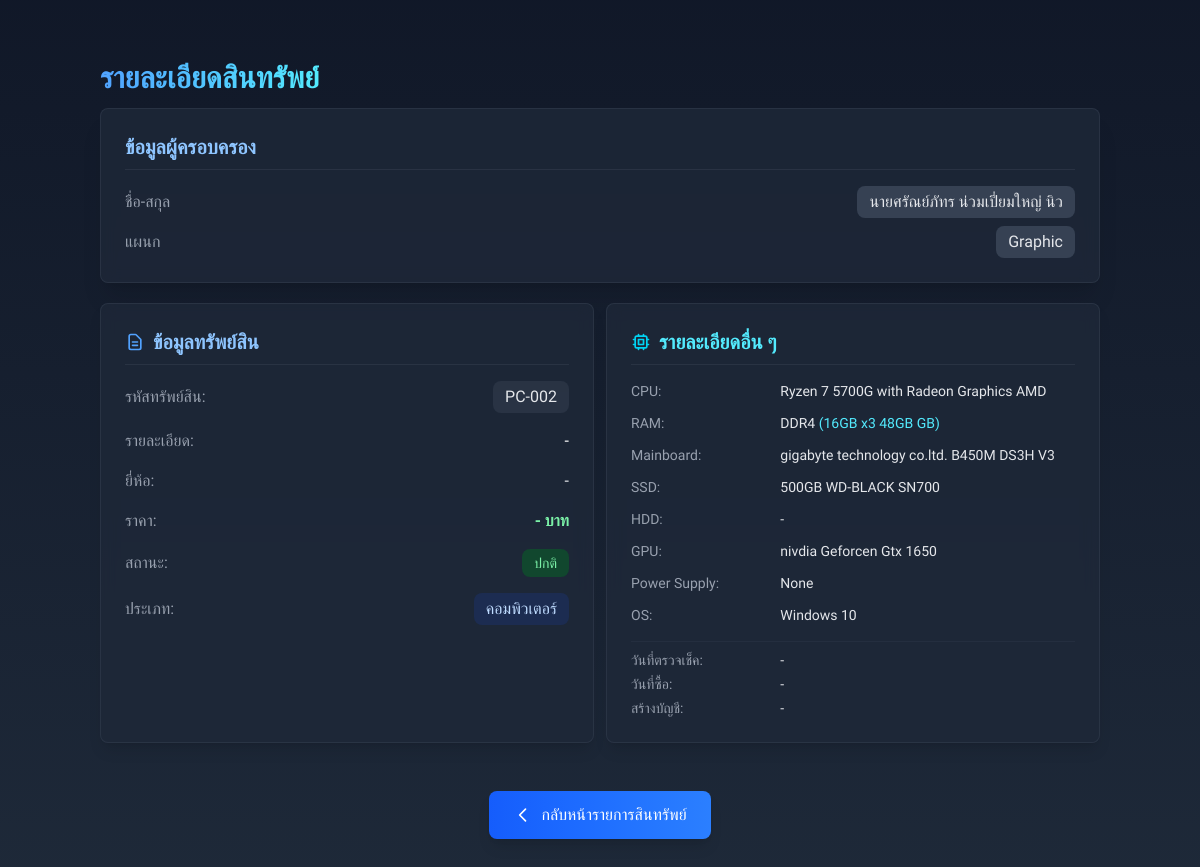
Screenshot of /assets/view/2 (signed in) with the database file from the repository.
### model.py (models this page shows)
class Asset(db.Model):
    __tablename__ = "assets"
    asset_id = db.Column(db.Integer, primary_key=True)
    asset_code = db.Column(db.String, nullable=False)
    name = db.Column(db.String, nullable=True)
    nickname = db.Column(db.String, nullable=True)
    department_id = db.Column(db.Integer, db.ForeignKey('department.department_id'), nullable=False)
    brand = db.Column(db.String, nullable=True)
    model = db.Column(db.String, nullable=True)
    description = db.Column(db.String, nullable=True)
    price = db.Column(db.Float, nullable=True)
    asset_type_id = db.Column(db.Integer, db.ForeignKey('assets_type.type_id'), nullable=False)
    status = db.Column(db.String, nullable=False)
    type = db.Column(db.String, nullable=True)
    cpu_name = db.Column(db.String, nullable=True)
    cpu_type = db.Column(db.String, nullable=True)
    ram = db.Column(db.String, nullable=True)
    ram_memory = db.Column(db.Integer, nullable=True)
    mainboard_name = db.Column(db.String, nullable=True)
    mainboard_model = db.Column(db.String, nullable=True)
    ssd = db.Column(db.String, nullable=True)
    ssd_model = db.Column(db.String, nullable=True)
    hdd = db.Column(db.String, nullable=True)
    hdd_model = db.Column(db.String, nullable=True)
    gpu = db.Column(db.String, nullable=True)
    powersupply = db.Column(db.String, nullable=True)
    os = db.Column(db.String, nullable=True)
    check_date = db.Column(db.DateTime, nullable=True)
    account_create = db.Column(db.String, nullable=True)
    buy_date = db.Column(db.DateTime, nullable=True)
    department = db.relationship('Department', back_populates='assets', lazy=True)
    asset_type = db.relationship('AssetType', back_populates='assets', lazy=True)
    borrows = db.relationship('Borrow', back_populates='asset', lazy=True)

class Department(db.Model):
    __tablename__ = "department"
    department_id = db.Column(db.Integer, primary_key=True)
    name = db.Column(db.String, nullable=False)
    assets = db.relationship('Asset', back_populates='department', lazy=True)
    users = db.relationship('User', back_populates='department', lazy=True)

class AssetType(db.Model):
    __tablename__ = "assets_type"
    type_id = db.Column(db.Integer, primary_key=True)
    name = db.Column(db.String, nullable=False)
    assets = db.relationship('Asset', back_populates='asset_type', lazy=True)

### app.py (the view)
@app.route('/assets/view/<int:asset_id>')
def view_asset(asset_id):
    isPc = False
    if 'user_id' not in session:
        return redirect(url_for('login'))
    asset = db.session.get(Asset, asset_id)
    if not asset:
        return "ไม่พบข้อมูลสินทรัพย์"
    if asset.asset_type_id in [1,2]:
        isPc = True
    return render_template('view_asset.html', asset=asset, isPc=isPc)

### templates/view_asset.html (shortened to what this page needs)
<!DOCTYPE html>
<html lang="th">
  <head>
    <link rel="stylesheet" href="{{ url_for('static', filename='style.css') }}" />
    <script src="https://cdn.jsdelivr.net/npm/@tailwindcss/browser@4"></script>
  </head>
  <body class="bg-gradient-to-b from-gray-900 to-gray-800 text-gray-200 min-h-screen flex flex-col items-center py-10">
    <div class="container mx-auto px-3">
      <div class="flex items-center justify-center sm:justify-normal mb-3 mt-5">
        <h1 class="text-3xl font-bold text-transparent bg-clip-text bg-gradient-to-r from-blue-400 to-cyan-300">รายละเอียดสินทรัพย์</h1>
      </div>
      <div class="grid grid-cols-1">
        <div
          class="bg-gray-800/80 backdrop-blur rounded-lg shadow-xl p-6 border border-gray-700/50 flex flex-col transition-all hover:shadow-blue-900/20 hover:shadow-2xl"
        >
          <h2 class="text-xl font-semibold text-blue-300 mb-4 border-b border-gray-700/50 pb-2 flex items-center">ข้อมูลผู้ครอบครอง</h2>
          <div class="flex-1 text-base">
            <div class="flex justify-between items-center mb-2">
              <span class="font-medium text-gray-400">ชื่อ-สกุล</span>
              <span class="bg-gray-700 px-3 py-1 rounded-lg">{{ asset.name or "-" }} {{asset.nickname or ""}}</span>
            </div>
            <div class="flex justify-between items-center">
              <span class="font-medium text-gray-400">แผนก</span>
              <span class="bg-gray-700 px-3 py-1 rounded-lg">{{ asset.department.name }}</span>
            </div>
          </div>
        </div>
      </div>
      <div class="grid grid-cols-1 sm:grid-cols-2 gap-3 mt-5">
        <div
          class="bg-gray-800/80 backdrop-blur rounded-lg shadow-lg p-6 border border-gray-700/50 flex flex-col transition-all hover:shadow-blue-900/20 hover:shadow-xl"
        >
          <h2 class="text-xl font-semibold text-blue-300 mb-4 border-b border-gray-700/50 pb-2 flex items-center">
            <svg
              xmlns="http://www.w3.org/2000/svg"
              class="h-5 w-5 mr-2 text-blue-400"
              fill="none"
              viewBox="0 0 24 24"
              stroke="currentColor"
            >
              <path
                stroke-linecap="round"
                stroke-linejoin="round"
                stroke-width="2"
                d="M9 12h6m-6 4h6m2 5H7a2 2 0 01-2-2V5a2 2 0 012-2h5.586a1 1 0 01.707.293l5.414 5.414a1 1 0 01.293.707V19a2 2 0 01-2 2z"
              />
            </svg>
            ข้อมูลทรัพย์สิน
          </h2>
          <div class="flex-1 space-y-4 text-base">
            <div class="flex justify-between items-center">
              <span class="font-medium text-gray-400">รหัสทรัพย์สิน:</span>
              <span class="bg-gray-700/50 px-3 py-1 rounded-lg">{{ asset.asset_code }}</span>
            </div>
            <div class="flex justify-between items-center">
              <span class="font-medium text-gray-400">รายละเอียด:</span>
              <span class="text-white">{{ asset.description or  "-" }}</span>
            </div>
            <div class="flex justify-between items-center">
              <span class="font-medium text-gray-400">ยี่ห้อ:</span>
              <span>{{ asset.brand or "-" }}</span>
            </div>
            <div class="flex justify-between items-center">
              <span class="font-medium text-gray-400">ราคา:</span>
              <span class="font-semibold text-green-300">{{ "{:,.2f}".format(asset.price) if asset.price else '-' }} บาท</span>
            </div>
            <div class="flex justify-between items-center">
              <span class="font-medium text-gray-400">สถานะ:</span>
              <span
                class="px-3 py-1 rounded-lg text-sm {% if asset.status == 'ปกติ' %} bg-green-900/70 text-green-300 {% elif asset.status == 'เสีย' %} bg-gray-700/70 text-gray-300 {% elif asset.status == 'สำรอง' %} bg-yellow-800/70 text-yellow-300 {% elif asset.status == 'หาไม่เจอ' %} bg-red-900/70 text-red-300 {% else %} bg-gray-700/70 text-gray-400 {% endif %}"
              >
                {{ asset.status }}
              </span>
            </div>
            <div class="flex justify-between items-center">
              <span class="font-medium text-gray-400">ประเภท:</span>
              <span class="bg-blue-900/30 px-3 py-1 rounded-lg text-blue-200"
                >{{ asset.asset_type.name if asset.asset_type else '-' }}</span
              >
            </div>
          </div>
        </div>
         {% if isPc %}
         <div
           class="bg-gray-800/80 backdrop-blur rounded-lg shadow-lg p-6 border border-gray-700/50 flex flex-col transition-all hover:shadow-cyan-900/20 hover:shadow-xl"
         >
           <h2 class="text-xl font-semibold text-cyan-300 mb-4 border-b border-gray-700/50 pb-2 flex items-center">
             รายละเอียดอื่น ๆ
           </h2>
           <div class="flex-1 space-y-3 text-sm">
             <div class="grid grid-cols-3 gap-1">
               <span class="font-medium text-gray-400 col-span-1">CPU:</span>
               <span class="col-span-2">{{ asset.cpu_name }} {{ asset.cpu_type }}</span>
             </div>
             <div class="grid grid-cols-3 gap-1">
               <span class="font-medium text-gray-400 col-span-1">RAM:</span>
               <span class="col-span-2">{{ asset.ram }} <span class="text-cyan-300">({{ asset.ram_memory }} GB)</span></span>
             </div>
             <div class="grid grid-cols-3 gap-1">
               <span class="font-medium text-gray-400 col-span-1">Mainboard:</span>
               <span class="col-span-2">{{ asset.mainboard_name }} {{ asset.mainboard_model }}</span>
             </div>
             <div class="grid grid-cols-3 gap-1">
               <span class="font-medium text-gray-400 col-span-1">SSD:</span>
               <span class="col-span-2">{{ asset.ssd }} {{ asset.ssd_model }}</span>
             </div>
             <div class="grid grid-cols-3 gap-1">
               <span class="font-medium text-gray-400 col-span-1">HDD:</span>
               <span class="col-span-2">{{ asset.hdd or "-" }} {{ asset.hdd_model  or ""}}</span>
             </div>
             <div class="grid grid-cols-3 gap-1">
               <span class="font-medium text-gray-400 col-span-1">GPU:</span>
               <span class="col-span-2">{{ asset.gpu }}</span>
             </div>
             <div class="grid grid-cols-3 gap-1">
               <span class="font-medium text-gray-400 col-span-1">Power Supply:</span>
               <span class="col-span-2">{{ asset.powersupply }}</span>
             </div>
             <div class="grid grid-cols-3 gap-1">
               <span class="font-medium text-gray-400 col-span-1">OS:</span>
               <span class="col-span-2">{{ asset.os }}</span>
             </div>
             <div class="mt-4 pt-2 border-t border-gray-700/30">
               <div class="grid grid-cols-3 gap-1 mb-1">
                 <span class="font-medium text-gray-400 col-span-1">วันที่ตรวจเช็ค:</span>
                 <span class="col-span-2">{{ asset.check_date.strftime("%d/%m/%Y") if asset.check_date else '-' }}</span>
               </div>
               <div class="grid grid-cols-3 gap-1 mb-1">
                 <span class="font-medium text-gray-400 col-span-1">วันที่ซื้อ:</span>
                 <span class="col-span-2">{{ asset.buy_date.strftime("%d/%m/%Y") if asset.buy_date else '-' }}</span>
               </div>
               <div class="grid grid-cols-3 gap-1">
                 <span class="font-medium text-gray-400 col-span-1">สร้างบัญชี:</span>
                 <span class="col-span-2">{{ asset.account_create or "-" }}</span>
               </div>
             </div>
           </div>
         </div>
       {% endif %}
      </div>
      <div class="mt-12 text-center">
        <button
          onclick="history.back()"
          class="inline-flex items-center px-6 py-3 bg-gradient-to-r from-blue-600 to-blue-500 text-white rounded-lg hover:from-blue-500 hover:to-blue-400 transition-all duration-300 shadow-lg hover:shadow-blue-800/30"
        >
          <svg xmlns="http://www.w3.org/2000/svg" class="h-5 w-5 mr-2" fill="none" viewBox="0 0 24 24" stroke="currentColor">
            <path stroke-linecap="round" stroke-linejoin="round" stroke-width="2" d="M15 19l-7-7 7-7" />
          </svg>
          กลับหน้ารายการสินทรัพย์
        </button>
      </div>
    </div>
  </body>
</html>

### static/style.css (style rules this page uses)
body { margin: 0; font-family: "Prompt", sans-serif; background-color: #0f1524; }

### rows the page displays
Asset: name "นายศรัณย์ภัทร น่วมเปี่ยมใหญ่", nickname "นิว", asset_code "PC-002", description "-", brand "-", price "-", status "ปกติ", cpu_name "Ryzen 7 5700G with Radeon Graphics", cpu_type "AMD", ram "DDR4", ram_memory "16GB x3 48GB", mainboard_name "gigabyte technology co.ltd.", mainboard_model "B450M DS3H V3", ssd "500GB", ssd_model "WD-BLACK SN700", hdd "-", gpu "nivdia Geforcen Gtx 1650", powersupply "None", os "Windows 10", check_date "-", buy_date "-", account_create "-"
Department: department.name "Graphic"
AssetType: asset_type "คอมพิวเตอร์"
